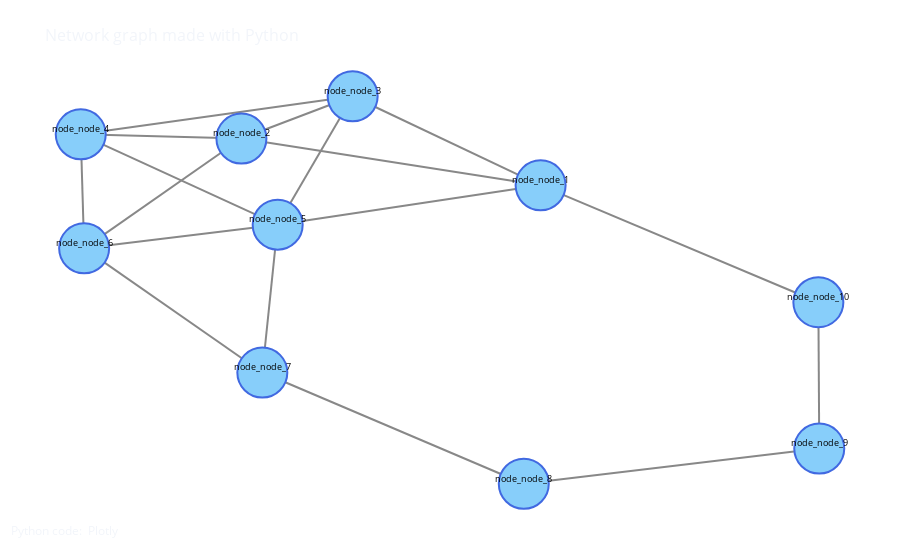

Source (notebook cell):
### Code cell
pos = nx.spring_layout(graph)

edge_x = []
edge_y = []
for edge in graph.edges():
    x0, y0 = pos[edge[0]]
    x1, y1 = pos[edge[1]]
    edge_x.extend([x0, x1, None])
    edge_y.extend([y0, y1, None])

edge_trace = go.Scatter(
    x=edge_x, y=edge_y,
    line=dict(width=2, color='#888'),  # Wider and darker edges for visibility
    hoverinfo='none',
    mode='lines')

node_x = []
node_y = []
for node in graph.nodes():
    x, y = pos[node]
    node_x.append(x)
    node_y.append(y)

node_trace = go.Scatter(
    x=node_x, y=node_y,
    mode='markers',
    hoverinfo='text',
    marker=dict(
        showscale=False,
        color='LightSkyBlue',
        size=node_trace_size,
        line=dict(width=2, color='RoyalBlue'))
)

# Add text separately to ensure it's on top of the nodes, and improve visibility
text_trace = go.Scatter(
    x=node_x, y=node_y,
    mode='text',
    text=['node_' + str(node) for node in graph.nodes()],
    hoverinfo='none',
    textposition="top center",
    textfont=dict(
        color='Black',
        size=text_trace_size
    )
)

fig = go.Figure(data=[edge_trace, node_trace, text_trace],
                layout=go.Layout(
                    title='<br>Network graph made with Python',
                    titlefont=dict(size=16),
                    showlegend=False,
                    hovermode='closest',
                    margin=dict(b=20, l=5, r=5, t=40),
                    annotations=[dict(
                        text="Python code: <a href='https://plotly.com/'> Plotly</a>",
                        showarrow=False, xref="paper", yref="paper",
                        x=0.005, y=-0.002 )],
                    xaxis=dict(showgrid=False, zeroline=False, showticklabels=False),
                    yaxis=dict(showgrid=False, zeroline=False, showticklabels=False),
                    paper_bgcolor='rgba(0,0,0,0)',  # Transparent background
                    plot_bgcolor='rgba(0,0,0,0)'  # Transparent background
                ))

pyo.iplot(fig)

### Figure 1 — Plotly figure (JSON) as saved in the notebook; plotly's stock layout.template omitted (floating-point values rounded to 4 significant figures)
{"data": [{"hoverinfo": "none", "line": {"color": "#888", "width": 2}, "mode": "lines", "x": [0.2943, -0.3323, null, 0.2943, -0.09936, null, 0.2943, -0.2564, null, 0.2943, 0.8759, null, -0.3323, -0.6688, null, -0.3323, -0.09936, null, -0.3323, -0.6617, null, -0.09936, -0.2564, null, -0.09936, -0.6688, null, -0.2564, -0.6688, null, -0.2564, -0.6617, null, -0.2564, -0.2885, null, -0.6688, -0.6617, null, -0.6617, -0.2885, null, -0.2885, 0.259, null, 0.259, 0.8778, null, 0.8778, 0.8759, null], "y": [0.3545, 0.5671, null, 0.3545, 0.7589, null, 0.3545, 0.1761, null, 0.3545, -0.176, null, 0.5671, 0.5861, null, 0.5671, 0.7589, null, 0.5671, 0.06861, null, 0.7589, 0.1761, null, 0.7589, 0.5861, null, 0.1761, 0.5861, null, 0.1761, 0.06861, null, 0.1761, -0.4951, null, 0.5861, 0.06861, null, 0.06861, -0.4951, null, -0.4951, -1.0, null, -1.0, -0.8402, null, -0.8402, -0.176, null], "type": "scatter"}, {"hoverinfo": "text", "marker": {"color": "LightSkyBlue", "line": {"color": "RoyalBlue", "width": 2}, "showscale": false, "size": 50}, "mode": "markers", "x": [0.2943, -0.3323, -0.09936, -0.2564, -0.6688, -0.6617, -0.2885, 0.259, 0.8778, 0.8759], "y": [0.3545, 0.5671, 0.7589, 0.1761, 0.5861, 0.06861, -0.4951, -1.0, -0.8402, -0.176], "type": "scatter"}, {"hoverinfo": "none", "mode": "text", "text": ["node_node_1", "node_node_2", "node_node_3", "node_node_5", "node_node_4", "node_node_6", "node_node_7", "node_node_8", "node_node_9", "node_node_10"], "textfont": {"color": "Black", "size": 9}, "textposition": "top center", "x": [0.2943, -0.3323, -0.09936, -0.2564, -0.6688, -0.6617, -0.2885, 0.259, 0.8778, 0.8759], "y": [0.3545, 0.5671, 0.7589, 0.1761, 0.5861, 0.06861, -0.4951, -1.0, -0.8402, -0.176], "type": "scatter"}], "layout": {"annotations": [{"showarrow": false, "text": "Python code: <a href='https://plotly.com/'> Plotly</a>", "x": 0.005, "xref": "paper", "y": -0.002, "yref": "paper"}], "hovermode": "closest", "margin": {"b": 20, "l": 5, "r": 5, "t": 40}, "paper_bgcolor": "rgba(0,0,0,0)", "plot_bgcolor": "rgba(0,0,0,0)", "showlegend": false, "title": {"font": {"size": 16}, "text": "<br>Network graph made with Python"}, "xaxis": {"showgrid": false, "showticklabels": false, "zeroline": false}, "yaxis": {"showgrid": false, "showticklabels": false, "zeroline": false}}}
